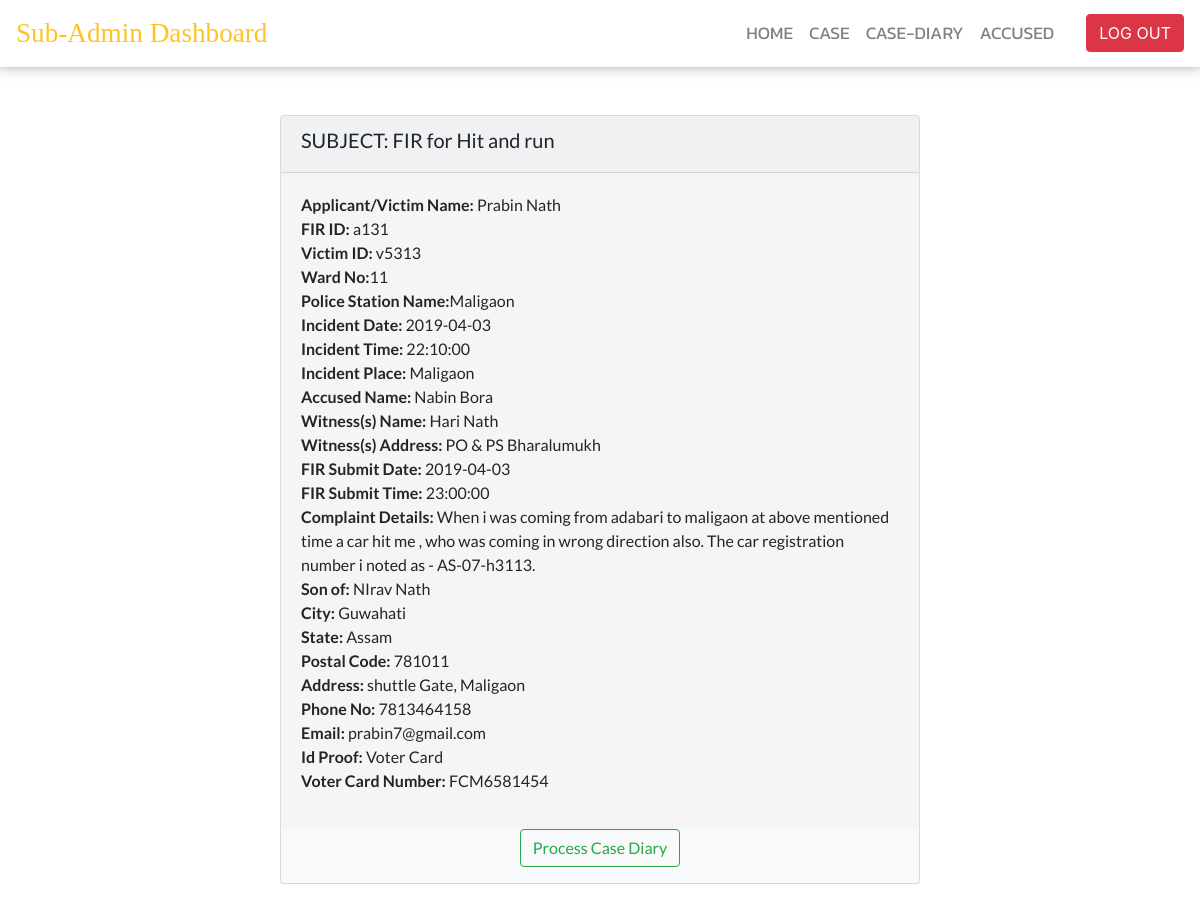
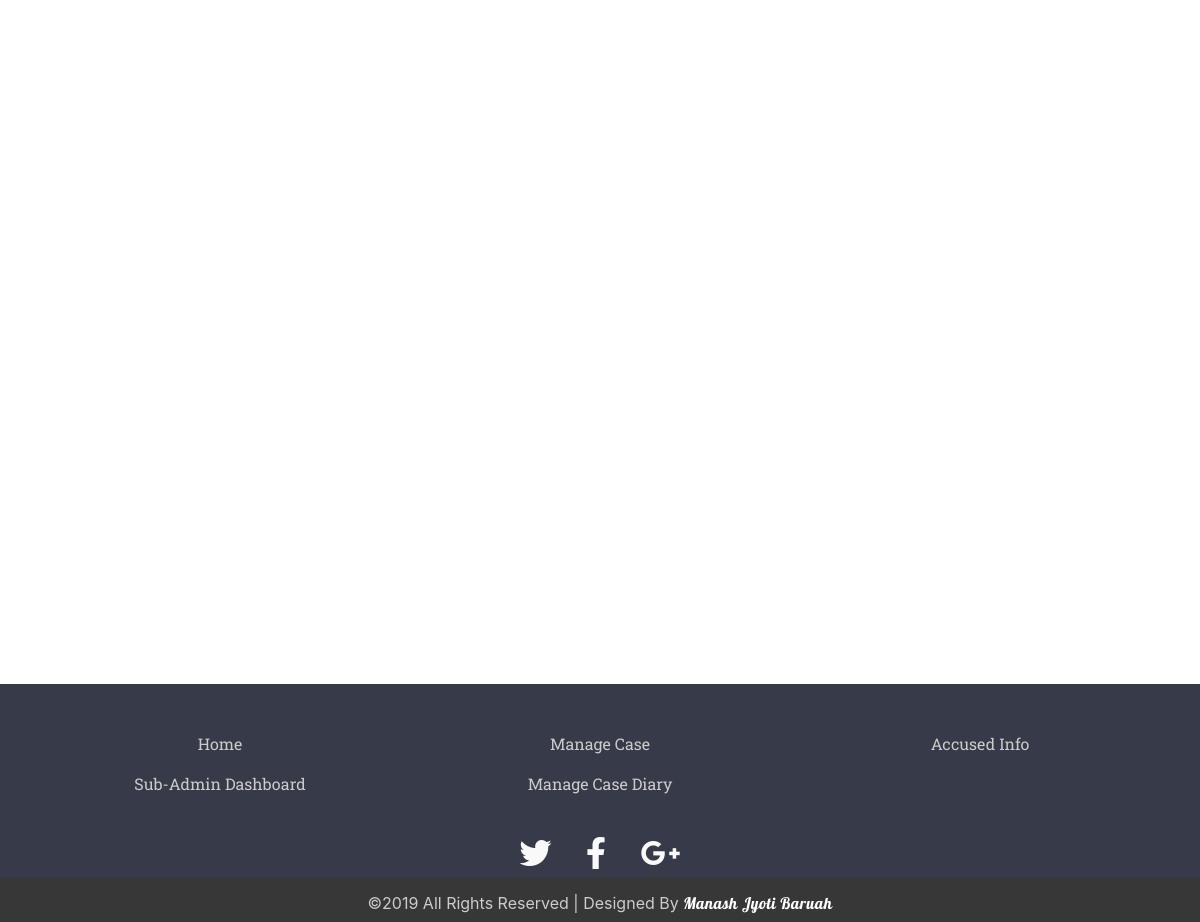
The app's page /dashboard/sub_admin_dashboard_menus/view_fir.php?edit=a131 with its own data (2 pictures, top to bottom).
### tables this page shows
CREATE TABLE IF NOT EXISTS `fir` (
  `ward_no` int(40) NOT NULL,
  `ps_name` text NOT NULL,
  `fid` varchar(40) NOT NULL,
  `vid` varchar(40) NOT NULL,
  `subject` varchar(200) NOT NULL,
  `i_date` date NOT NULL,
  `i_time` time NOT NULL,
  `i_place` varchar(50) NOT NULL,
  `a_name` text NOT NULL,
  `w_name` text NOT NULL,
  `w_address` varchar(500) NOT NULL,
  `f_date` date NOT NULL,
  `f_time` time NOT NULL,
  `c_details` varchar(500) NOT NULL,
  `f_name` text NOT NULL,
  `l_name` text NOT NULL,
  `relation` char(10) NOT NULL,
  `r_name` text NOT NULL,
  `city` text NOT NULL,
  `state` text NOT NULL,
  `p_code` bigint(50) NOT NULL,
  `address` varchar(500) NOT NULL,
  `phone` bigint(50) NOT NULL,
  `e_id` varchar(70) NOT NULL,
  `identity` char(100) NOT NULL,
  `identity_no` varchar(200) NOT NULL,
  PRIMARY KEY (`fid`)
);

### dashboard/sub_admin_dashboard_menus/view_fir.php (the view, shortened to what this page needs)
<!DOCTYPE html>
<html>
<head>
	<link rel="stylesheet" href="https://use.fontawesome.com/releases/v5.8.1/css/all.css">
	<link rel="stylesheet" href="https://maxcdn.bootstrapcdn.com/bootstrap/4.0.0/css/bootstrap.min.css">
	<link rel="stylesheet" type="text/css" href="view_fir_style.css">
</head>
<body>
		<nav class="navbar navbar-expand-lg navbar-light sticky-top navbar-custom">
			<a class="navbar-brand" href="#">Sub-Admin Dashboard</a>
			<div class="collapse navbar-collapse" id="navbarSupportedContent">
				<ul class="navbar-nav mr-auto w-100 justify-content-end px-4">
					<li class="nav-item active"><a href="../sub_admin_dashboard.php" class="nav-link">HOME</a></li>
					<li class="nav-item"><a href="case_sa.php" class="nav-link">CASE</a></li>
					<li class="nav-item"><a href="cd_sa.php" class="nav-link">CASE-DIARY</a></li>
					<li class="nav-item"><a href="accused_sa.php" class="nav-link">ACCUSED</a></li>
				</ul>
				<a href="../../php/sub_admin_logout.php"><button type="button" class="btn btn-danger">LOG OUT</button></a>
			</div>
		</nav>
		<div class="content">
<?php
        include("connectioni.php");
        $edit_record = $_GET['edit'];
       $rs=mysqli_query($con,"SELECT * FROM `fir` WHERE fid='$edit_record'");
		while($row=mysqli_fetch_array($rs))
			{
  			$ward_no=$row[0];
  			$ps_name=$row[1];
  			$fid=$row[2];
  			$vid=$row[3];
  			$subject=$row[4];
  			$i_date=$row[5];
  			$i_time=$row[6];
  			$i_place=$row[7];
  			$a_name=$row[8];
  			$w_name=$row[9];
  			$w_address=$row[10];
  			$f_date=$row[11];
  			$f_time=$row[12];
  			$c_details=$row[13];
  			$f_name=$row[14];
  			$l_name=$row[15];
  			$relation=$row[16];
  			$r_name=$row[17];
  			$city=$row[18];
  			$state=$row[19];
  			$p_code=$row[20];
  			$address=$row[21];
  			$phone=$row[22];
  			$e_id=$row[23];
  			$identity = $row[24];
			$identity_no = $row[25];
?>
			<div class="card bg-light mx-auto my-5 " style="max-width: 40rem;">
				<div class="card-header align-middle ">
					<h5>SUBJECT: <?php echo $subject;  ?></h5>
				</div>
				<div class="card-body">
					<p>
				<b>Applicant/Victim Name:</b> <?php echo $f_name;  ?> <?php echo $l_name;  ?><br>
				<b>FIR ID:</b> <?php echo $fid;  ?><br>
				<b>Victim ID:</b> <?php echo $vid;  ?><br>
				<b>Ward No:</b><?php echo $ward_no;  ?><br>
				<b>Police Station Name:</b><?php echo $ps_name;  ?><br>
				<b>Incident Date:</b> <?php echo $i_date;  ?><br>
				<b>Incident Time:</b> <?php echo $i_time;  ?><br>
				<b>Incident Place:</b> <?php echo $i_place;  ?><br>
				<b>Accused Name:</b> <?php echo $a_name;  ?><br>
				<b>Witness(s) Name:</b> <?php echo $w_name;  ?><br>
				<b> Witness(s) Address:</b> <?php echo $w_address;  ?><br>
				<b> FIR Submit Date:</b> <?php echo $f_date;  ?><br>
				<b> FIR Submit Time:</b> <?php echo $f_time;  ?><br>
				<b> Complaint Details:</b> <?php echo $c_details;  ?><br>
				<b> <?php echo $relation;  ?>:</b> <?php echo $r_name;  ?> <br>
				<b> City:</b> <?php echo $city  ?> <br>
				<b> State:</b> <?php echo $state  ?> <br>
				<b> Postal Code:</b> <?php echo $p_code  ?> <br>
				<b> Address:</b> <?php echo $address  ?> <br>
				<b> Phone No:</b> <?php echo $phone  ?> <br>
				<b> Email:</b> <?php echo $e_id  ?> <br>
				<b> Id Proof:</b> <?php echo $identity  ?><br>
				<b> <?php echo $identity  ?> Number:</b> <?php echo $identity_no ?><br>
				    </p>
				</div>
				<p class="float-right text-center">
						<a href="case_diary.php?edit=<?php echo $fid ?>"><button type="button" class="btn btn-outline-success" >Process Case Diary</button></a>
					</p>
			</div>
		<?php } ?>
		</div>
		<footer id="site-footer">
			<div class="container">
				<div class="row text-center custom-list">
					<div class="col-sm-4">
						<ul class="list-unstyled">
						<li><a href="../../index.php" class="nav-link">Home</a></li>
						<li><a href="../sub_admin_dashboard.php" class="nav-link">Sub-Admin Dashboard</a></li>
					</ul>
					</div>
					<div class="col-sm-4">
						<ul class="list-unstyled">
							<li><a href="case_sa.php" class="nav-link">Manage Case</a></li>
							<li><a href="cd_sa.php" class="nav-link">Manage Case Diary</a></li>
						</ul>
					</div>
					<div class="col-sm-4">
						<ul class="list-unstyled">
							<li><a href="accused_sa.php" class="nav-link">Accused Info</a></li>
						</ul>
					</div>
				</div>
			</div>
			<div class="social-networks">
				<a href="https://www.twitter.com/ocms" class="twitter"><i class="fab fa-twitter"></i></a>
				<a href="https://www.facebook.com/ocms" class="facebook"><i class="fab fa-facebook-f"></i></a>
				<a href="mailto:ocms@gmail.com?subject=Mail from Our Site" class="google"><i class="fab fa-google-plus-g"></i></a>
			</div>
			<div class="footer-copyright">
            	<p>&copy;2019 All Rights Reserved | Designed By <a href="https://www.linkedin.com/in/manashjb/"><span>Manash Jyoti Baruah</span></a> </p>
        	</div>
		</footer>
</body>
</html>

### dashboard/sub_admin_dashboard_menus/view_fir_style.css (style rules this page uses)
body { background: #ffff; min-height: 100%; padding-bottom: 20vh; position: relative; }
.navbar-custom { background: #ffff; -webkit-box-shadow:0 -0.4rem 0.9rem 0.2rem rgba(0,0,0,.5); -moz-box-shadow: -0.4rem 0.9rem 0.2rem rgba(0,0,0,.5):; box-shadow:0 -0.4rem 0.9rem 0.2rem rgba(0,0,0,.5); }
#navbarSupportedContent li a { color: grey; font-family: 'Kanit', sans-serif; font-size: 1.1em; }
.navbar-brand { color: #ffc324 !important; font-family: 'Cinzel', serif; font-size: 1.7em; }
.content { position:relative; padding-bottom: 20vh; font-family: 'Lato', sans-serif; }
#site-footer { background-color: #373a48; color:white; height: 200px; position: absolute; left: 0 ; right: 0; bottom: 0; margin-bottom: -30vh; }
#site-footer .custom-list { margin-top: 40px; color: #fff !important; }
#site-footer li a { color: #ccc; font-family: 'Roboto Slab', serif; }
#site-footer .social-networks { text-align: center; padding-top: 10px; padding-bottom: 0; }
#site-footer .social-networks a { margin-right: 5px; margin-left: 5px; font-size: 32px; color: #f9f9f9; padding: 10px; transition: 0.2s; }
#site-footer .footer-copyright { background-color: #383737; padding-top:3px; padding-bottom:3px; text-align: center; }
#site-footer .footer-copyright p { margin:10px; color: #ccc; }
#site-footer span { font-family: 'Lobster', cursive; letter-spacing: 0.5px; color: #fff; }
.card-body { background: #f5f5f5; }

### records on screen
fir: subject "FIR for Hit and run", f_name "Prabin", l_name "Nath", fid "a131", vid "v5313", ward_no "11", ps_name "Maligaon", i_date "2019-04-03", i_time "22:10:00", i_place "Maligaon", a_name "Nabin Bora", w_name "Hari Nath", w_address "PO & PS Bharalumukh", f_date "2019-04-03", f_time "23:00:00", c_details "When i was coming from adabari to maligaon at above mentioned time a car hit me , who was coming in wrong direction also. The car registration number i noted as - AS-07-h3113.", relation "Son of", r_name "NIrav Nath", city "Guwahati", state "Assam", p_code "781011", address "shuttle Gate, Maligaon", phone "7813464158", e "prabin7@gmail.com", identity "Voter Card", identity_no "FCM6581454"
